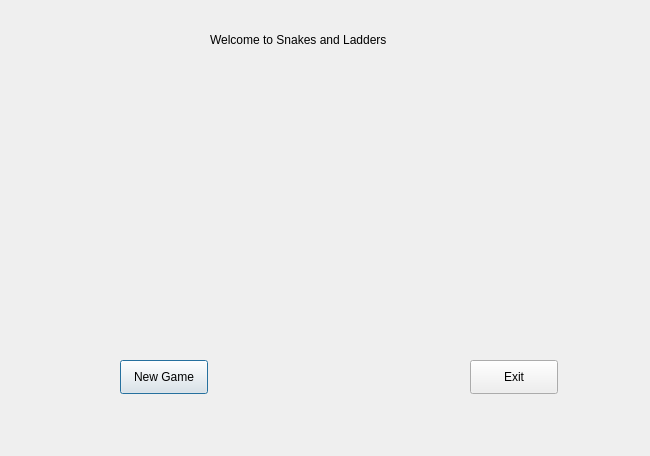
<?xml version="1.0" encoding="UTF-8"?>
<ui version="4.0">
 <class>MainMenu</class>
 <widget class="QDialog" name="MainMenu">
  <property name="geometry">
   <rect>
    <x>0</x>
    <y>0</y>
    <width>650</width>
    <height>456</height>
   </rect>
  </property>
  <property name="windowTitle">
   <string>MainMenu</string>
  </property>
  <widget class="QLabel" name="lblWelcome">
   <property name="geometry">
    <rect>
     <x>210</x>
     <y>30</y>
     <width>221</width>
     <height>20</height>
    </rect>
   </property>
   <property name="text">
    <string>Welcome to Snakes and Ladders</string>
   </property>
  </widget>
  <widget class="QPushButton" name="btnNewGame">
   <property name="geometry">
    <rect>
     <x>120</x>
     <y>360</y>
     <width>88</width>
     <height>34</height>
    </rect>
   </property>
   <property name="text">
    <string>New Game</string>
   </property>
  </widget>
  <widget class="QPushButton" name="btnExit">
   <property name="geometry">
    <rect>
     <x>470</x>
     <y>360</y>
     <width>88</width>
     <height>34</height>
    </rect>
   </property>
   <property name="text">
    <string>Exit</string>
   </property>
  </widget>
 </widget>
 <resources/>
 <connections/>
</ui>
